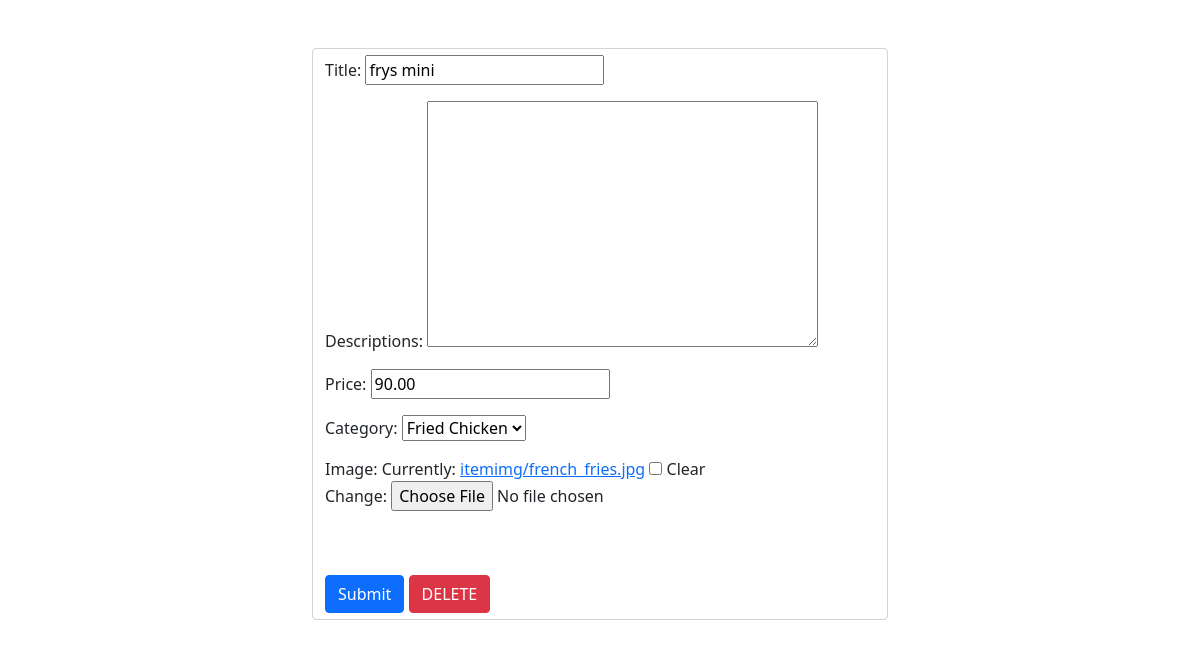
The app's page /management/edititem/18/ (signed in) with its own data.
### cashier/models.py (models this page shows, shortened)
class Product(models.Model):
    CATEGORY = (
                ('Burger', 'Burger'),
                ('Fried Chicken', 'Fried Chicken'),
                ('Beverage', 'Beverage'),
                ('Dessert', 'Dessert'),
               )
    title = models.CharField(max_length=255, null=True, blank=True)
    descriptions = models.TextField(max_length=1000, null=True, blank=True)
    price = models.DecimalField(max_digits=6, decimal_places=2, null=True, blank=True)
    category = models.CharField(max_length=200, null=True, choices = CATEGORY)
    date_created = models.DateField(auto_now_add=True, null=True, blank=True)
    image = models.ImageField(upload_to='itemimg/',blank=True,null=True)

### cashier/decorators.py (the view)
        def wrapper_func(request, *args, **kwargs):
            group = None
            if request.user.groups.exists():
                group = request.user.groups.all()[0].name
            if group in allowed_roles:
                return view_func(request, *args, **kwargs)
            else:
                return redirect ('home')

### cashier/form.py
class ProductForm(ModelForm):
    class Meta:
        model = Product
        fields = '__all__'
        exclude = {'item'}

### cashier/views.py (called while the page is built)
@login_required(login_url='login')
@allowed_user(allowed_roles=['cashier'])
def edit(request, pk):
    item = Product.objects.get(id=pk)
    form = ProductForm(instance=item)
    if request.method == 'POST':
        form = ProductForm(request.POST,instance=item)
        if form.is_valid():
            form.save()
            return redirect('home')
    context = {'form': form, 'item':item}
    print('Unsuccessful :(')
    return render(request, 'product.html', context)

### template/product.html (shortened to what this page needs)
{% extends 'main.html' %}
{% block body %}
<br>
<br>
<div class="row">
    <div class="col-md-3"></div>
        <div class="col-md-6">
            <form class="form-control"  method="post">
                {{ form.as_p}}
                <br>
                <br>
                <button type="submit" class="btn btn-primary">Submit</button>
                {% if item %}
                <a href="{% url 'deleteitem' item.id %}" class="btn btn-danger">DELETE</a>
                {% endif %}
            </form>
        </div>
    <div class="col-md-3"></div>
</div>
{% endblock body %}

### static/css/main.css (style rules this page uses)
* body { padding: 0px; margin: 0px; border: 0px; background-color: white; }

### records on screen
Product: title "frys mini", price "90.00", category "Fried Chicken"
